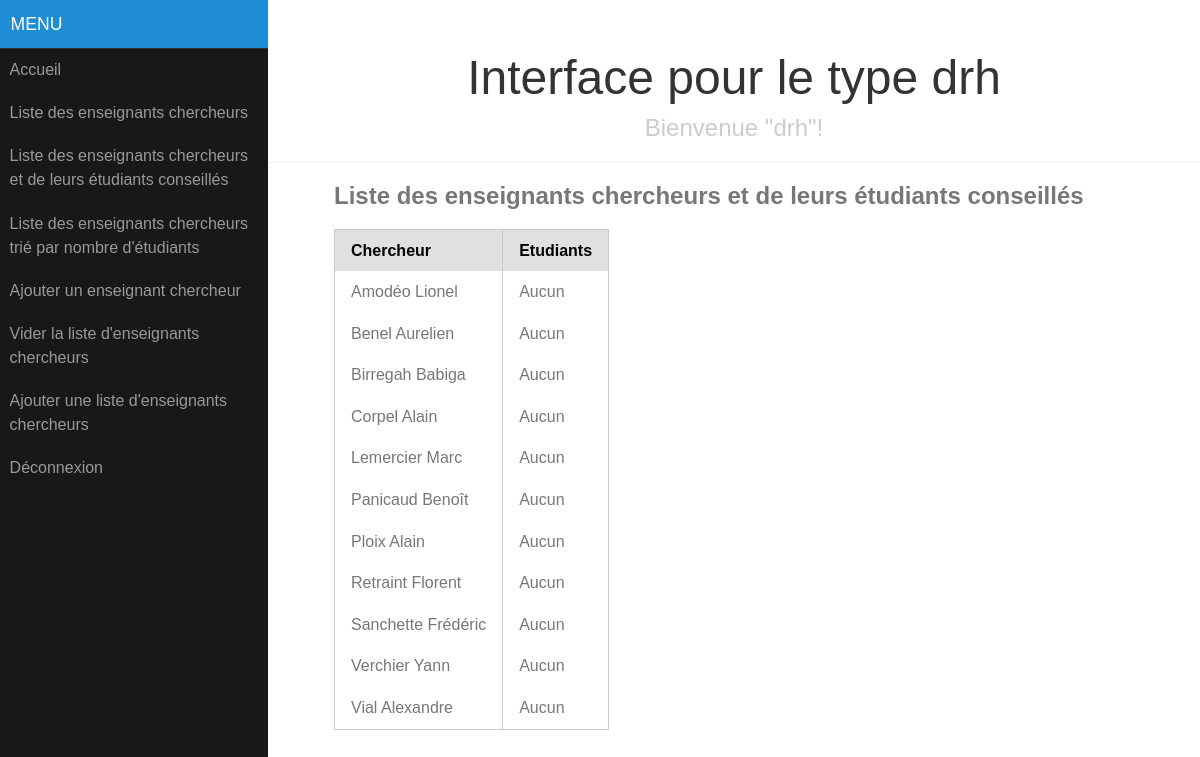
Page /index.php?page=drh_liste_ecs_etus (signed in) on the committed database.
### tables this page shows
CREATE TABLE IF NOT EXISTS `ec` (
  `id` int(11) NOT NULL AUTO_INCREMENT,
  `nom` varchar(30) NOT NULL,
  `prenom` varchar(30) NOT NULL,
  `bureau` varchar(4) NOT NULL,
  `id_pole` int(11) NOT NULL,
  PRIMARY KEY (`id`)
);

### controller/drh_liste_ecs_etus.php (called while the page is built, shortened)
<?php
include_once 'view/drh_menu.php';
include_once 'model/ec.php';
$ecs = EC::getAll();
if(!empty($ecs)){
	$etus = array();
	foreach($ecs as $i => $ec){
		$etus[$i] = EC::getEtudiantsConseilles($ec->getId());
	}
}
include_once 'view/drh_liste_ecs_etus.php';
?>

### model/ec.php (called while the page is built, shortened)
<?php
include_once 'model/personne.php';
include_once 'model/etudiant.php';
include_once 'model/pole.php';
class EC extends Personne {
private $pole;
function __construct($id, $nom, $prenom, $bureau, $id_pole){
	if(!empty($id_pole))
		$this->getPole()->recupererNom();
}
static function getAll(){
	global $bdd;
	try {
		$req = "SELECT * FROM ec ORDER BY nom";
		$result = $bdd->query($req);
		$row = $result->fetch();
		if(empty($row))
			return null;
		else{
			$ecs = array();
			do{
				$ecs[] = new EC ($row['id'], $row['nom'], $row['prenom'], $row['bureau'], $row['id_pole']);
			}while($row = $result->fetch());
			return $ecs;
		}
	} catch(PDOException $e) { die ("Erreur lors de l'exécution de la requéte : " . $e->getMessage()); }
}
static function getEtudiantsConseilles($id_ec){
	global $bdd;
	try {
		$req = "SELECT Etu.* " .
			   "FROM ec EC, etudiant Etu, conseille C " .
			   "WHERE EC.id = C.id_ec " .
			   "AND Etu.id = C.id_etudiant " .
			   "AND EC.id = '" . $id_ec . "'" .
			   "ORDER BY Etu.nom";
		$result = $bdd->query($req);
		$row = $result->fetch();
		if(empty($row))
			return null;
		else {
			$etudiants = array();
			do{
				$etudiants[] = new Etudiant ($row['id'], $row['nom'], $row['prenom'], $row['id_programme'], $row['semestre']);
			}while($row = $result->fetch());
			return $etudiants;
		}
	} catch(PDOException $e) { die ("Erreur lors de l'exécution de la requéte : " . $e->getMessage()); }
}
function setPole($pole) { $this->pole = $pole;}
function getPole() { return $this->pole; }
}
?>

### model/pole.php (called while the page is built, shortened)
<?php
class Pole{
private $id;
function recupererNom(){
	global $bdd;
	try {
		$req = "SELECT nom FROM pole WHERE id = '" . $this->getId() . "'";
		$result = $bdd->query($req);
		$row = $result->fetch();
	} catch(PDOException $e) { die ("Erreur lors de l'exécution de la requête : " . $e->getMessage()); }
}
function setId($id) { $this->id = $id; }
function getId() { return $this->id; }
}
?>

### model/personne.php (called while the page is built, shortened)
<?php
abstract class Personne {
private $id;
private $nom;
private $prenom;
function setId($id) { $this->id = $id; }
function setNom($nom) { $this->nom = $nom; }
function setPrenom($prenom) { $this->prenom = $prenom; }
function getId() { return $this->id; }
function getNom() { return $this->nom; }
function getPrenom() { return $this->prenom; }
}
?>

### view/drh_liste_ecs_etus.php (the view)
<div id="main">
        <div class="header">
            <h1>Interface pour le type <?php echo $_SESSION['type'] ?></h1>
            <h2>Bienvenue "<?php echo $_SESSION['login'] ?>"!</h2>
        </div>
        <div class="content">
        	<h2>Liste des enseignants chercheurs et de leurs étudiants conseillés</h2>
<?php
if(empty($ecs))
	echo '<p>Il n\'y a pas d\'enseignants-chercheurs dans la base de données.</p>';
else {
?>
	<table class="pure-table">
		<thead>
			<tr>
				<th>Chercheur</th>
				<th>Etudiants</th>
			</tr>
		</thead>
<?php
	foreach($ecs as $i => $ec){
		echo '<tbody><tr>';
			echo '<td>' . $ec->getNom() . ' ' . $ec->getPrenom() . '</td>';
			if($etus[$i] == null)
				echo '<td>Aucun</td>';
			else{
				echo '<td>';
				foreach($etus[$i] as $etu){
					echo $etu->getNom() . ' ' . $etu->getPrenom() . '<br/>';
				}
				echo '</td>';
			}
		echo '</tr></tbody>';
	}
?>
	</table>
<?php
}
?>
        </div>
    </div>
</div>
</body>

### css/pure-release-0.5.0/pure-min.css (style rules this page uses)
html { font-size:100%;-ms-text-size-adjust:100%;-webkit-text-size-adjust:100% }
html,button,input,select,textarea { font-family:sans-serif }
body { margin:0 }
h1 { font-size:2em;margin:.67em 0 }
h2 { font-size:1.5em;margin:.83em 0 }
table { border-collapse:collapse;border-spacing:0 }
.pure-table { border-collapse:collapse;border-spacing:0;empty-cells:show;border:1px solid #cbcbcb }
.pure-table td,.pure-table th { border-left:1px solid #cbcbcb;border-width:0 0 0 1px;font-size:inherit;margin:0;overflow:visible;padding:.5em 1em }
.pure-table td:first-child,.pure-table th:first-child { border-left-width:0 }
.pure-table thead { background:#e0e0e0;color:#000;text-align:left;vertical-align:bottom }
.pure-table td { background-color:transparent }

### css/side-menu.css (style rules this page uses)
body { color: #777; }
.content { margin: 0 auto; padding: 0 2em; max-width: 800px; margin-bottom: 50px; line-height: 1.6em; }
.header { margin: 0; color: #333; text-align: center; padding: 2.5em 2em 0; border-bottom: 1px solid #eee; }
.header h1 { margin: 0.2em 0; font-size: 3em; font-weight: 300; }
.header h2 { font-weight: 300; color: #ccc; padding: 0; margin-top: 0; }
@media (min-width: 48em) { .header, .content { padding-left: 2em; padding-right: 2em; } }

### rows in the picture
ec: nom "Amodéo", prenom "Lionel"
ec: nom "Benel", prenom "Aurelien"
ec: nom "Birregah", prenom "Babiga"
ec: nom "Corpel", prenom "Alain"
ec: nom "Lemercier", prenom "Marc"
ec: nom "Panicaud", prenom "Benoît"
ec: nom "Ploix", prenom "Alain"
ec: nom "Retraint", prenom "Florent"
ec: nom "Sanchette", prenom "Frédéric"
ec: nom "Verchier", prenom "Yann"
ec: nom "Vial", prenom "Alexandre"

### other values in the picture
$_SESSION['type'] "drh"
$_SESSION['login'] "drh"
